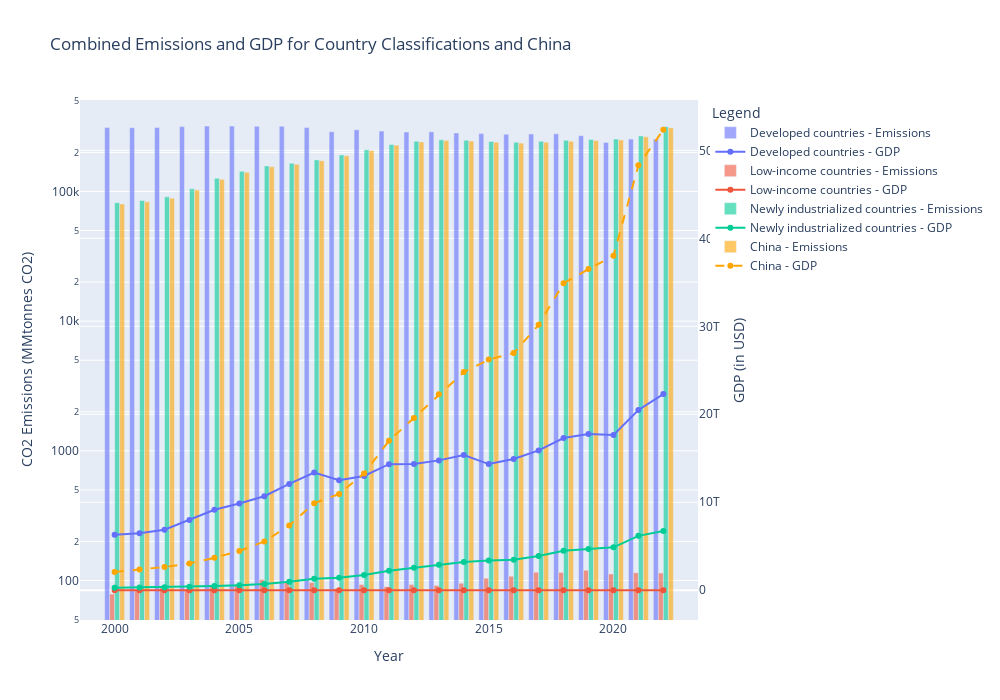

Notebook code for this chart:
### Code cell
grouped_data = groups_df.groupby(['Country Classification', 'Year']).agg(
    combined_emissions=('Emissions', 'sum'),
    avg_adjusted_gdp=('Adjusted GDP', 'mean')
).reset_index()

china_data = groups_df[groups_df['Country'] == 'China'].groupby(['Year']).agg(
    combined_emissions=('Emissions', 'sum'),
    avg_adjusted_gdp=('Adjusted GDP', 'mean')
).reset_index()

fig = go.Figure()

for classification in grouped_data['Country Classification'].unique():
    classification_df = grouped_data[grouped_data['Country Classification'] == classification]
    
    fig.add_trace(go.Bar(
        x=classification_df['Year'],
        y=classification_df['combined_emissions'],
        name=f'{classification} - Emissions',
        marker=dict(color=px.colors.qualitative.Plotly[grouped_data['Country Classification'].unique().tolist().index(classification)]),
        opacity=0.6,
        showlegend=True
    ))

    fig.add_trace(go.Scatter(
        x=classification_df['Year'],
        y=classification_df['avg_adjusted_gdp'],
        mode='lines+markers',
        name=f'{classification} - GDP',  # Changed Adjusted GDP to GDP
        line=dict(color=px.colors.qualitative.Plotly[grouped_data['Country Classification'].unique().tolist().index(classification)]),
        showlegend=True,
        yaxis='y2'  
    ))

fig.add_trace(go.Bar(
    x=china_data['Year'],
    y=china_data['combined_emissions'],
    name='China - Emissions',
    marker=dict(color='orange'),  # Use a distinct color for China
    opacity=0.6,
    showlegend=True
))

fig.add_trace(go.Scatter(
    x=china_data['Year'],
    y=china_data['avg_adjusted_gdp'],
    mode='lines+markers',
    name='China - GDP',  # Changed Adjusted GDP to GDP
    line=dict(color='orange', dash='dash'),  
    showlegend=True,
    yaxis='y2'  
))

fig.update_layout(
    height=700,
    width=1000,
    title='Combined Emissions and GDP for Country Classifications and China',
    xaxis_title='Year',
    yaxis=dict(
        title='CO2 Emissions (MMtonnes CO2)',
        showgrid=True,
        type='log', 
    ),
    yaxis2=dict(
        title='GDP (in USD)',  # Changed Adjusted GDP to GDP
        overlaying='y',
        side='right',
        showgrid=True
    ),
    legend_title='Legend'
)

fig.show()

### Figure 1 — Plotly figure (JSON) as saved in the notebook; plotly's stock layout.template omitted (floating-point values rounded to 4 significant figures)
{"data": [{"marker": {"color": "#636EFA"}, "name": "Developed countries - Emissions", "opacity": 0.6, "showlegend": true, "type": "bar", "x": [2000, 2001, 2002, 2003, 2004, 2005, 2006, 2007, 2008, 2009, 2010, 2011, 2012, 2013, 2014, 2015, 2016, 2017, 2018, 2019, 2020, 2021, 2022], "y": [310800.0, 310500.0, 311000.0, 316300.0, 319200.0, 319800.0, 318500.0, 318100.0, 310700.0, 288900.0, 298600.0, 292200.0, 287500.0, 288400.0, 282800.0, 279600.0, 276400.0, 277500.0, 278300.0, 269300.0, 239000.0, 253500.0, 253600.0]}, {"line": {"color": "#636EFA"}, "mode": "lines+markers", "name": "Developed countries - GDP", "showlegend": true, "type": "scatter", "x": [2000, 2001, 2002, 2003, 2004, 2005, 2006, 2007, 2008, 2009, 2010, 2011, 2012, 2013, 2014, 2015, 2016, 2017, 2018, 2019, 2020, 2021, 2022], "y": [6321107483250, 6470902380250, 6880839711375, 7999848730000, 9142278305000, 9862427846250, 10690432200000, 12085602956250, 13385900725000, 12502652662500, 12990022368750, 14327437231250, 14350341530000, 14762069552500, 15365975208750, 14341957237500, 14920308000000, 15896591632500, 17304801322500, 17757719357500, 17645660115000, 20489442800000, 22296737152500], "yaxis": "y2"}, {"marker": {"color": "#EF553B"}, "name": "Low-income countries - Emissions", "opacity": 0.6, "showlegend": true, "type": "bar", "x": [2000, 2001, 2002, 2003, 2004, 2005, 2006, 2007, 2008, 2009, 2010, 2011, 2012, 2013, 2014, 2015, 2016, 2017, 2018, 2019, 2020, 2021, 2022], "y": [78.69, 83.41, 87.95, 85.87, 90.38, 91.8, 101.7, 96.9, 96.4, 86.65, 93.07, 89.63, 93.06, 91.33, 95.27, 104.2, 107.9, 115.9, 115.2, 119.8, 112.3, 114.8, 114.2]}, {"line": {"color": "#EF553B"}, "mode": "lines+markers", "name": "Low-income countries - GDP", "showlegend": true, "type": "scatter", "x": [2000, 2001, 2002, 2003, 2004, 2005, 2006, 2007, 2008, 2009, 2010, 2011, 2012, 2013, 2014, 2015, 2016, 2017, 2018, 2019, 2020, 2021, 2022], "y": [1407000000.0, 1403000000.0, 1432000000.0, 1786000000.0, 2189000000.0, 2527000000.0, 2798000000.0, 3031000000.0, 3274000000.0, 3344000000.0, 3930000000.0, 4468000000.0, 4643000000.0, 4501000000.0, 4726000000.0, 4700000000.0, 4578000000.0, 5072000000.0, 5430000000.0, 5456000000.0, 5025000000.0, 5960000000.0, 6876000000.0], "yaxis": "y2"}, {"marker": {"color": "#00CC96"}, "name": "Newly industrialized countries - Emissions", "opacity": 0.6, "showlegend": true, "type": "bar", "x": [2000, 2001, 2002, 2003, 2004, 2005, 2006, 2007, 2008, 2009, 2010, 2011, 2012, 2013, 2014, 2015, 2016, 2017, 2018, 2019, 2020, 2021, 2022], "y": [82030.0, 85170.0, 90850.0, 104800.0, 126200.0, 143000.0, 157400.0, 164700.0, 175200.0, 191500.0, 209700.0, 230200.0, 244100.0, 250200.0, 248400.0, 242800.0, 239700.0, 243500.0, 248400.0, 251500.0, 253700.0, 268200.0, 315400.0]}, {"line": {"color": "#00CC96"}, "mode": "lines+markers", "name": "Newly industrialized countries - GDP", "showlegend": true, "type": "scatter", "x": [2000, 2001, 2002, 2003, 2004, 2005, 2006, 2007, 2008, 2009, 2010, 2011, 2012, 2013, 2014, 2015, 2016, 2017, 2018, 2019, 2020, 2021, 2022], "y": [274800000000.0, 308600000000.0, 342500000000.0, 392300000000.0, 477400000000.0, 580000000000.0, 724500000000.0, 961400000000.0, 1296000000000.0, 1422000000000.0, 1723000000000.0, 2206000000000.0, 2548000000000.0, 2899000000000.0, 3213000000000.0, 3370000000000.0, 3468221070426, 3882000000000.0, 4491000000000.0, 4702000000000.0, 4877000000000.0, 6185000000000.0, 6738000000000.0], "yaxis": "y2"}, {"marker": {"color": "orange"}, "name": "China - Emissions", "opacity": 0.6, "showlegend": true, "type": "bar", "x": [2000, 2001, 2002, 2003, 2004, 2005, 2006, 2007, 2008, 2009, 2010, 2011, 2012, 2013, 2014, 2015, 2016, 2017, 2018, 2019, 2020, 2021, 2022], "y": [80100.0, 83150.0, 88720.0, 102800.0, 124200.0, 140800.0, 155300.0, 162300.0, 172600.0, 188700.0, 207100.0, 227500.0, 241000.0, 246800.0, 245000.0, 239800.0, 236000.0, 239400.0, 243800.0, 246800.0, 249500.0, 263700.0, 310600.0]}, {"line": {"color": "orange", "dash": "dash"}, "mode": "lines+markers", "name": "China - GDP", "showlegend": true, "type": "scatter", "x": [2000, 2001, 2002, 2003, 2004, 2005, 2006, 2007, 2008, 2009, 2010, 2011, 2012, 2013, 2014, 2015, 2016, 2017, 2018, 2019, 2020, 2021, 2022], "y": [2085910260000, 2372077400000, 2645537440000, 3054915200000, 3693656150000, 4464479880000, 5548273920000, 7359834090000, 9891614020000, 10943125050000, 13276161390000, 16983435950000, 19589908240000, 22289624630000, 24795745200000, 26215992000000, 26959920000000, 30173035500000, 34890093900000, 36513960000000, 38011767600000, 48293555000000, 52340028600000], "yaxis": "y2"}], "layout": {"height": 700, "legend": {"title": {"text": "Legend"}}, "title": {"text": "Combined Emissions and GDP for Country Classifications and China"}, "width": 1000, "xaxis": {"autorange": true, "range": [1999.0, 2023.0], "title": {"text": "Year"}, "type": "linear"}, "yaxis": {"autorange": true, "range": [1.695, 5.705], "showgrid": true, "title": {"text": "CO2 Emissions (MMtonnes CO2)"}, "type": "log"}, "yaxis2": {"autorange": true, "overlaying": "y", "range": [-3380000000000.0, 55720000000000.0], "showgrid": true, "side": "right", "title": {"text": "GDP (in USD)"}, "type": "linear"}}}
